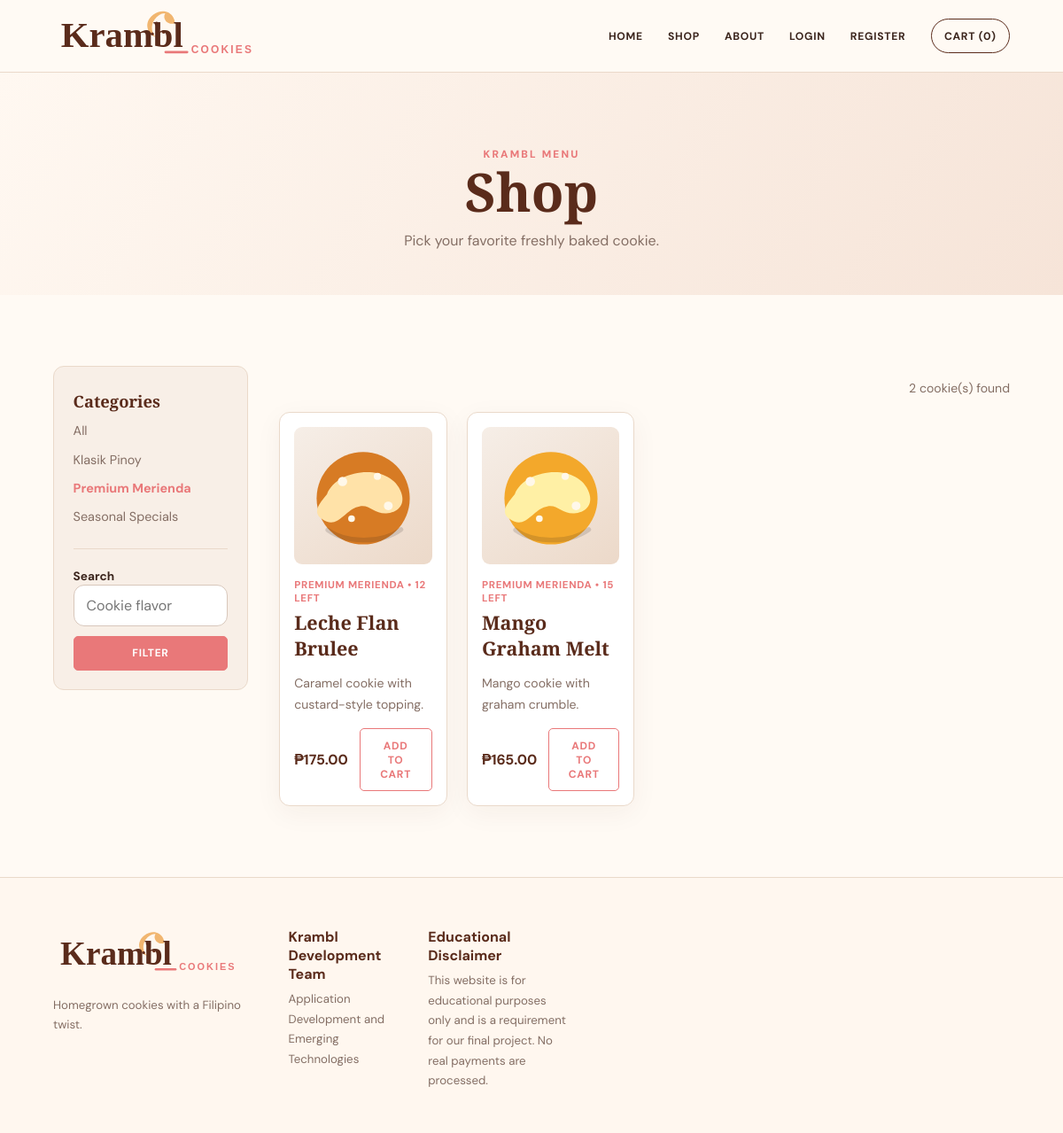
Screenshot of /store.php?category=2 with the database file from the repository.
### tables this page shows
CREATE TABLE categories (
    id INT AUTO_INCREMENT PRIMARY KEY,
    name VARCHAR(80) NOT NULL
);

CREATE TABLE products (
    id INT AUTO_INCREMENT PRIMARY KEY,
    category_id INT NOT NULL,
    name VARCHAR(120) NOT NULL,
    description TEXT NOT NULL,
    price DECIMAL(10,2) NOT NULL,
    stock INT NOT NULL DEFAULT 0,
    image VARCHAR(255) NOT NULL,
    is_active TINYINT(1) NOT NULL DEFAULT 1,
    FOREIGN KEY (category_id) REFERENCES categories(id)
);

### includes/functions.php (called while the page is built, shortened)
<?php
function clean($value) {
    return htmlspecialchars($value, ENT_QUOTES, "UTF-8");
}
function money($value) {
    return "₱" . number_format($value, 2);
}
?>

### store.php (the view, shortened to what this page needs)
<?php
include __DIR__ . "/config.php";
$category = 0;
$search = "";
if (isset($_GET["category"])) {
    $category = (int) $_GET["category"];
}
$sql = "SELECT products.*, categories.name AS category_name
        FROM products
        INNER JOIN categories ON products.category_id = categories.id
        WHERE products.is_active = 1";
if ($category > 0) {
    $sql = $sql . " AND products.category_id = $category";
}
$sql = $sql . " ORDER BY categories.name, products.name";
$products = mysqli_query($conn, $sql);
$categories = mysqli_query($conn, "SELECT * FROM categories ORDER BY name");
include "includes/header.php";
?>
<section class="page-hero compact">
    <span class="eyebrow">Krambl Menu</span>
    <h1>Shop</h1>
    <p>Pick your favorite freshly baked cookie.</p>
</section>
<section class="shop-layout section">
    <aside class="shop-sidebar">
        <h3>Categories</h3>
        <a href="store.php" class="<?php if ($category == 0) echo "active"; ?>">All</a>
        <?php while ($row = mysqli_fetch_array($categories, MYSQLI_ASSOC)) { ?>
            <a href="?category=<?php echo $row["id"]; ?>"
               class="<?php if ($category == $row["id"]) echo "active"; ?>">
                <?php echo clean($row["name"]); ?>
            </a>
        <?php } ?>
        <hr>
        <form method="get">
            <label>Search</label>
            <input name="q" value="<?php echo clean($search); ?>" placeholder="Cookie flavor">
            <button class="btn small">Filter</button>
        </form>
    </aside>
    <div>
        <div class="shop-top">
            <p><?php echo mysqli_num_rows($products); ?> cookie(s) found</p>
        </div>
        <div class="product-grid">
            <?php while ($product = mysqli_fetch_array($products, MYSQLI_ASSOC)) { ?>
                <article class="product-card">
                    <div class="product-image">
                        <img src="<?php echo clean($product["image"]); ?>" alt="<?php echo clean($product["name"]); ?>">
                    </div>
                    <span><?php echo clean($product["category_name"]); ?> • <?php echo $product["stock"]; ?> left</span>
                    <h3><?php echo clean($product["name"]); ?></h3>
                    <p><?php echo clean($product["description"]); ?></p>
                    <div class="product-bottom">
                        <strong><?php echo money($product["price"]); ?></strong>
                        <?php if ($product["stock"] > 0) { ?>
                            <form method="post" action="cart.php">
                                <button class="btn outline small" name="add">Add to Cart</button>
                            </form>
                        <?php } else { ?>
                            <em>Sold out</em>
                        <?php } ?>
                    </div>
                </article>
            <?php } ?>
        </div>
    </div>
</section>
<?php include "includes/footer.php"; ?>

### assets/css/style.css (style rules this page uses)
:root { --brown: #5a2b1b; --brown2: #7b432c; --coral: #e97879; --coral-dark: #d85f61; --cream: #fffaf4; --beige: #f6eadc; --peach: #f4d4bf; --ink: #3b251d; --muted: #846e64; --line: #ead9ca; --white: #fff; --shadow: 0 18px 50px rgba(86, 44, 28, 0.1); }
* { box-sizing: border-box; }
html { scroll-behavior: smooth; }
body { margin: 0; background: var(--cream); color: var(--ink); font-family: "DM Sans", sans-serif; }
a { color: inherit; }
img { max-width: 100%; display: block; }
button, input, select, textarea { font: inherit; }
h1, h2, h3 { font-family: "Playfair Display", serif; color: var(--brown); margin: 0.3rem 0; }
h1 { font-size: clamp(3rem, 6.4vw, 6.2rem); line-height: 0.95; }
h3 { font-size: 1.35rem; }
p { line-height: 1.7; }
.eyebrow { text-transform: uppercase; letter-spacing: 0.18em; font-size: 0.74rem; font-weight: 800; color: var(--coral); }
.btn { display: inline-flex; align-items: center; justify-content: center; background: var(--coral); color: #fff; border: 1px solid var(--coral); border-radius: 5px; padding: 0.9rem 1.35rem; text-decoration: none; text-transform: uppercase; font-weight: 700; font-size: 0.75rem; letter-spacing: 0.06em; cursor: pointer; transition: 0.2s; }
.btn.small { padding: 0.65rem 1rem; }
.btn.outline { background: transparent; color: var(--coral); }
.section { padding: 5rem 5vw; }
.product-grid { display: grid; grid-template-columns: repeat(4, minmax(0, 1fr)); gap: 1.4rem; }
.product-card { background: #fff; border: 1px solid var(--line); border-radius: 12px; padding: 1rem; box-shadow: 0 8px 30px rgba(86, 44, 28, 0.05); transition: 0.25s; }
.product-image { background: linear-gradient(145deg, #f6eee7, #ecd9c9); border-radius: 9px; overflow: hidden; aspect-ratio: 1; }
.product-card img { width: 100%; height: 100%; object-fit: contain; padding: 0.3rem; transition: 0.3s; }
.product-card > span { display: block; color: var(--coral); font-size: 0.72rem; font-weight: 700; margin-top: 1rem; text-transform: uppercase; letter-spacing: 0.06em; }
.product-card h3 { font-size: 1.35rem; }
.product-card p { font-size: 0.88rem; color: var(--muted); min-height: 48px; }
.product-bottom { display: flex; align-items: center; justify-content: space-between; gap: 0.8rem; }
.product-bottom strong { color: var(--brown); font-size: 1rem; }
.page-hero { padding: 5rem 5vw 3rem; background: linear-gradient(120deg, #fff8f1, #f6e4d8); text-align: center; }
.page-hero.compact h1 { font-size: clamp(2.8rem, 5vw, 4.5rem); }
.page-hero p { max-width: 650px; margin: 0.8rem auto 0; color: var(--muted); }
.shop-layout { display: grid; grid-template-columns: 220px 1fr; gap: 2.2rem; align-items: start; }
.shop-sidebar { background: #f8efe7; border: 1px solid var(--line); border-radius: 12px; padding: 1.35rem; position: sticky; top: 105px; }
.shop-sidebar h3 { font-size: 1.15rem; }
.shop-sidebar > a { display: block; padding: 0.45rem 0; text-decoration: none; font-size: 0.9rem; color: var(--muted); }
.shop-sidebar > a.active, .shop-sidebar > a:hover { color: var(--coral); font-weight: 700; }
.shop-sidebar hr { border: 0; border-top: 1px solid var(--line); margin: 1.2rem 0; }
.shop-sidebar label { font-weight: 700; font-size: 0.85rem; }
.shop-sidebar .btn { width: 100%; margin-top: 0.7rem; }
.shop-top { display: flex; justify-content: flex-end; color: var(--muted); font-size: 0.88rem; }
input, textarea, select { width: 100%; padding: 0.85rem 1rem; border: 1px solid var(--line); border-radius: 6px; background: white; color: var(--ink); }
.form-card input, .form-card textarea, .form-card select, .shop-sidebar input, .shop-sidebar select { width: 100%; padding: 12px 14px; border: 1px solid #d8c7bb; border-radius: 12px; background: #fff; }

### rows the page displays
categories: name "Klasik Pinoy"
categories: name "Premium Merienda"
categories: name "Seasonal Specials"
products: image (picture), category.name "PREMIUM MERIENDA", stock "12", name "Leche Flan Brulee", description "Caramel cookie with custard-style topping.", price "₱175.00"
products: image (picture), category.name "PREMIUM MERIENDA", stock "15", name "Mango Graham Melt", description "Mango cookie with graham crumble.", price "₱165.00"

### other values shown
cart_count() "0"
mysqli_num_rows($products) "2"
GROUP_NAME "Krambl Development Team"
